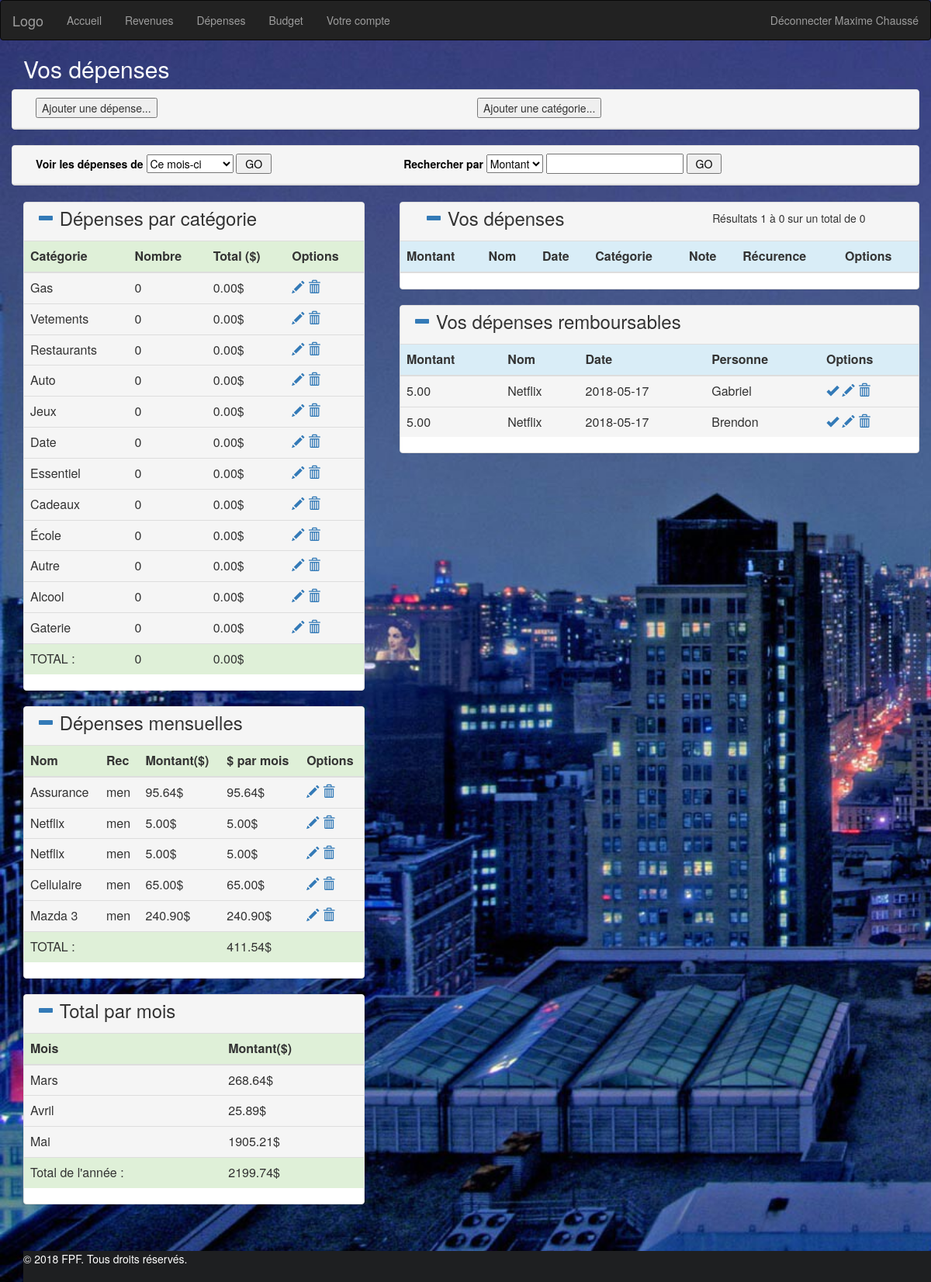
The app's page /?action=depenses (signed in) with its own data.
### tables this page shows
CREATE TABLE `categorie` (
  `idCategorie` int(11) NOT NULL,
  `idCompte` int(11) NOT NULL,
  `nomCategorie` varchar(20) DEFAULT NULL
);

CREATE TABLE `depense` (
  `idDepense` int(11) NOT NULL,
  `montantDepense` double(8,2) NOT NULL,
  `nomDepense` varchar(40) DEFAULT NULL,
  `recurenceDepense` varchar(3) DEFAULT NULL,
  `note` text,
  `remboursable` tinyint(1) DEFAULT NULL,
  `nomPersonne` varchar(50) DEFAULT NULL,
  `idCategorie` int(11) DEFAULT NULL,
  `idCompte` int(11) NOT NULL,
  `dateDepense` timestamp NOT NULL DEFAULT CURRENT_TIMESTAMP
);

### vues/depenses.php (the view, shortened to what the rows shown need)
<div id="accueil">
	<?php
	require_once('./modele/CompteDAO.class.php');
	require_once('./modele/DepenseDAO.class.php');
	require_once('./modele/CategorieDAO.class.php');
	require_once('./modele/classes/Liste.class.php');
	$cDao=new CompteDAO();
	$catDao=new CategorieDAO();
	$dDao=new DepenseDAO();
	$idCompte="";
	if (ISSET($_REQUEST["idCompte"]))$idCompte=$_REQUEST["idCompte"];
	else{
		$c=$cDao->find($_SESSION["connected"]);
		$idCompte=$c->getId();
	}
	$sequence=$_SESSION["sequence"];
	?>
	<h2>Vos dépenses <?php ?></h2>
	<div class="row">
								<?php
								$catListe=$catDao->findAll($idCompte);
								?>
	<div class="row">
		<div class="col-sm-12 col-md-12 col-lg-5">
			<div class="infoTableau">
				<div class="col-sm-12 col-md-7 col-lg-12">
					<div class="panel panel-default">
						<div id="tableau3" style="display:block">
			            	<table class="table">
					            <thead>
					                <tr class="success">
					                    <th>Catégorie</th>
					                    <th>Nombre</th>
					                    <th>Total ($)</th>
					                    <th>Options</th>
					                </tr>
					            </thead>
					            <tbody>
								    <?php
								    $listeCat=$catDao->findAll($idCompte);
								    while($listeCat->next()){
								    	$cat=$listeCat->current();
								    	$res=$dDao->findNbDepCatSequence($idCompte,$cat->getId(),$sequence);
								    	if($row=$res->fetch(PDO::FETCH_OBJ))$nbDep=$row->NB;
								    	$res=$dDao->findTotalMontantSequence($idCompte,$cat->getId(),$sequence);
								    	if($row=$res->fetch(PDO::FETCH_OBJ))$totDep=$row->montantTot;
								    ?>
								    	<tr class="active">
								    		<td><?=$cat->getNom()?></td>
								    		<td><?=$nbDep?></td>
								    		<?php
								    		if($totDep==null)$totDep=0;
								    		?>
								    		<td><?=number_format($totDep,2)."$"?></td>
								    		<td>
								    			<a href="?action=modifierCategorie&numeroCategorie=<?=$cat->getId()?>"><span class="glyphicon glyphicon-pencil" title="Modifier"></span></a>
								    			<a onclick="validerSuppressionCategorie(<?=$cat->getId()?>)"><span class="glyphicon glyphicon-trash" title="Supprimer"></span></a>
								    		</td>
										</tr>
								   	<?php
								    }
								    ?>
								</tbody>
							</table>
						</div>
					</div>
				</div>
			</div>
			<div class="infoTableau">
				<div class="col-sm-12 col-md-4 col-lg-12">
					<div class="panel panel-default">
						<div id="tableau4" style="display:block">
				            <table class="table">
					            <thead>
					                <tr class="success">
					                    <th>Nom</th>
					                    <th>Rec</th>
					                    <th>Montant($)</th>
					                    <th>$ par mois</th>
					                    <th>Options</th>
					                </tr>
					            </thead>
					            <tbody>
								    <?php
								    $parMoisRec=0;
								    $listeDepRec=$dDao->findAllRecurentes($idCompte);
								    while($listeDepRec->next()){
								    	$depRec=$listeDepRec->current();
								    	if($depRec->getRecurence()=='men')$parMoisRec=$depRec->getMontant();
								    	else{
									    	if($depRec->getRecurence()=='quo')$parMoisRec=$depRec->getMontant()*30;
									    	if($depRec->getRecurence()=='heb')$parMoisRec=$depRec->getMontant()*4;
									    	if($depRec->getRecurence()=='ann')$parMoisRec=$depRec->getMontant()/12;
									    }
								    ?>
								    	<tr class="active">
								    		<td><?=$depRec->getNom()?></td>
								    		<td><?=$depRec->getRecurence()?></td>
								    		<td><?=number_format($depRec->getMontant(),2)."$"?></td>
								    		<td><?=number_format($parMoisRec,2)."$"?></td>
								    		<td>
												<a href="?action=modifierDepense&numeroDepense=<?=$depRec->getId()?>"><span class="glyphicon glyphicon-pencil" title="Modifier"></span></a>
												<a onclick="validerSuppressionDepense(<?=$depRec->getId()?>)"><span class="glyphicon glyphicon-trash" title="Supprimer"></span></a>
								    		</td>
										</tr>
								   	<?php
								    }
								    ?>
								</tbody>
							</table>
						</div>
					</div>
				</div>
			</div>
			<div class="infoTableau">
				<div class="col-sm-12 col-md-4 col-lg-12">
					<div class="panel panel-default">
						<div id="tableau5" style="display:block">
				            <table class="table">
					            <thead>
					                <tr class="success">
					                    <th>Mois</th>
					                    <th>Montant($)</th>
					                </tr>
					            </thead>
					        </table>
						</div>
					</div>
				</div>
		    </div>
		</div>
		<div class="col-sm-12 col-md-12 col-lg-7">
			<div class="infoTableau">
				<div class="panel panel-default">
					<div id="tableau1" style="display:block">
			            <table class="table">
				            <thead>
				                <tr class="info">
				                    <th>Montant</th>
				                    <th>Nom</th>
				                    <th>Date</th>
				                    <th>Catégorie</th>
				                    <th>Note</th>
				                    <th>Récurence</th>
				                    <th>Options</th>
				                </tr>
			            	</thead>
						</table>
					</div>
				</div>
			</div>
		</div>
		<div class="col-sm-12 col-md-12 col-lg-7">
			<div class="infoTableau">
				<div class="panel panel-default">
					<div id="tableau6" style="display:block">
			            <table class="table">
				            <thead>
				                <tr class="info">
				                    <th>Montant</th>
				                    <th>Nom</th>
				                    <th>Date</th>
				                    <th>Personne</th>
				                    <th>Options</th>
				                </tr>
			            	</thead>
			            	<tbody>
			            		<?php
							    $listeDepRem=$dDao->findAllRemboursables($idCompte);
							    while($listeDepRem->next()){
							    	$depRem=$listeDepRem->current();
							    	?>
							    	<tr class="active">
							    		<td><?=$depRem->getMontant()?></td>
							    		<td><?=$depRem->getNom()?></td>
							    		<td><?=substr($depRem->getDate(),0,10)?></td>
							    		<td><?=$depRem->getNomPersonne()?></td>
							    		<td>
											<a href="?action=rembourserDepense&numeroCompte=<?=$idCompte?>&numeroDepense=<?=$depRem->getId()?>"><span class="glyphicon glyphicon-ok" title="Remboursée"></span></a>
											<a href="?action=modifierDepense&numeroDepense=<?=$depRem->getId()?>"><span class="glyphicon glyphicon-pencil" title="Modifier"></span></a>
											<a onclick="validerSuppressionDepense(<?=$depRem->getId()?>)"><span class="glyphicon glyphicon-trash" title="Supprimer"></span></a>
							    		</td>
							    	</tr>
							    	<?php
							    }
							    ?>
			            	</tbody>
			            </table>
			        </div>
				</div>
			</div>
        </div>
	</div>
</div>

### records on screen
categorie: nomCategorie "Gas", nbDep "0", totDep "0.00"
categorie: nomCategorie "Vetements", nbDep "0", totDep "0.00"
categorie: nomCategorie "Restaurants", nbDep "0", totDep "0.00"
categorie: nomCategorie "Auto", nbDep "0", totDep "0.00"
categorie: nomCategorie "Jeux", nbDep "0", totDep "0.00"
categorie: nomCategorie "Date", nbDep "0", totDep "0.00"
categorie: nomCategorie "Essentiel", nbDep "0", totDep "0.00"
categorie: nomCategorie "Cadeaux", nbDep "0", totDep "0.00"
categorie: nomCategorie "École", nbDep "0", totDep "0.00"
categorie: nomCategorie "Autre", nbDep "0", totDep "0.00"
categorie: nomCategorie "Alcool", nbDep "0", totDep "0.00"
categorie: nomCategorie "Gaterie", nbDep "0", totDep "0.00"
depense: nomDepense "Assurance", recurenceDepense "men", montantDepense "95.64"
depense: nomDepense "Netflix", recurenceDepense "men", montantDepense "5.00", dateDepense "2018-05-17", nomPersonne "Gabriel"
depense: nomDepense "Netflix", recurenceDepense "men", montantDepense "5.00", dateDepense "2018-05-17", nomPersonne "Brendon"
depense: nomDepense "Cellulaire", recurenceDepense "men", montantDepense "65.00"
depense: nomDepense "Mazda 3", recurenceDepense "men", montantDepense "240.90"

### other values on screen
$_SESSION["nom"] "Maxime Chaussé"
$totalNb "0"
$totalMontant "0.00"
$totalParMoisRec "411.54"
$mois[$i] "Mars"
$totalMois "268.64"
$mois[$i] "Avril"
$totalMois "25.89"
$mois[$i] "Mai"
$totalMois "1905.21"
$totalDepense "2199.74"
$x "1"
$y "0"
$_SESSION['navig']["nbResultats"] "0"
